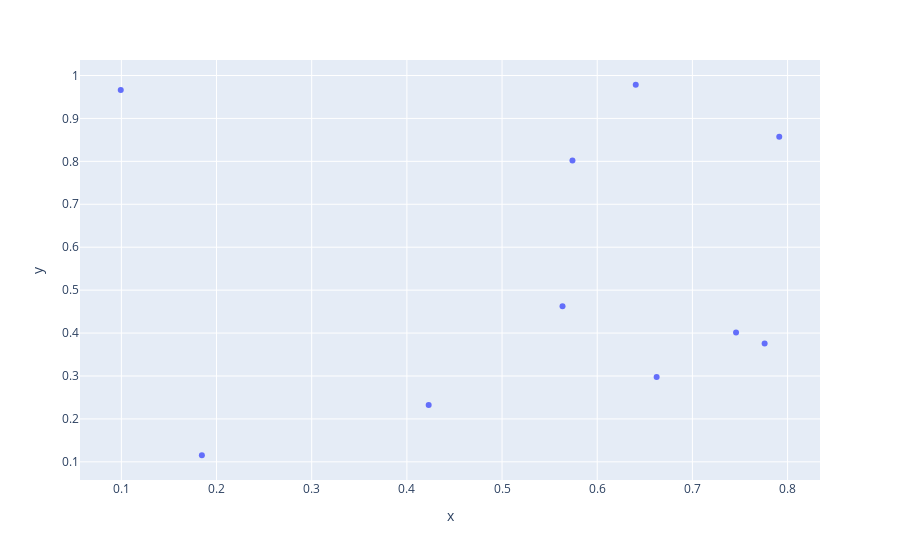

Here is the notebook cell this chart was saved with:
### Code cell
df = pd.DataFrame(np.random.rand(10, 2), columns=list('AB'))
px.scatter(x=df['A'], y=df['B'])

### Figure 1 — Plotly figure (JSON) as saved in the notebook; plotly's stock layout.template omitted (floating-point values rounded to 4 significant figures)
{"data": [{"hovertemplate": "x=%{x}<br>y=%{y}<extra></extra>", "legendgroup": "", "marker": {"color": "#636efa", "symbol": "circle"}, "mode": "markers", "name": "", "orientation": "v", "showlegend": false, "type": "scatter", "x": [0.7458, 0.7759, 0.5635, 0.6405, 0.09936, 0.1846, 0.4229, 0.574, 0.7912, 0.6624], "xaxis": "x", "y": [0.4015, 0.3755, 0.4625, 0.9785, 0.9661, 0.1153, 0.2324, 0.8021, 0.8572, 0.2977], "yaxis": "y"}], "layout": {"legend": {"tracegroupgap": 0}, "margin": {"t": 60}, "xaxis": {"anchor": "y", "domain": [0, 1], "title": {"text": "x"}}, "yaxis": {"anchor": "x", "domain": [0, 1], "title": {"text": "y"}}}}
